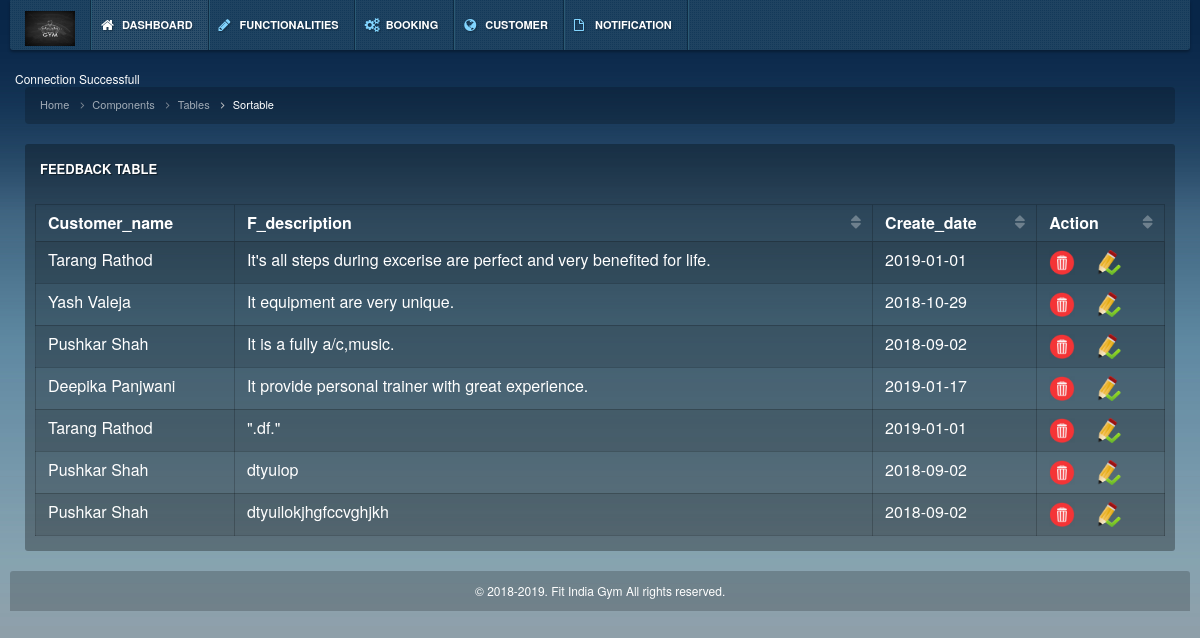
Screenshot of /admin/feedback_tbl.php with the database file from the repository.
### tables this page shows
CREATE TABLE `feedback` (
  `F_id` int(11) NOT NULL,
  `C_id` int(11) NOT NULL,
  `F_description` varchar(150) NOT NULL,
  `Create_date` date NOT NULL
);

CREATE TABLE `customer` (
  `C_id` int(11) NOT NULL,
  `F_name` varchar(15) NOT NULL,
  `L_name` varchar(15) NOT NULL,
  `Address` varchar(120) NOT NULL,
  `Email` varchar(30) NOT NULL,
  `Contact_no` varchar(13) NOT NULL,
  `Gender` tinyint(1) NOT NULL,
  `User_name` varchar(20) NOT NULL,
  `Password` varchar(20) NOT NULL,
  `Area_id` int(11) NOT NULL,
  `Create_date` date NOT NULL,
  `is_Admin` int(11) NOT NULL,
  `otp` int(8) NOT NULL,
  `otpused` int(8) NOT NULL,
  `status` int(3) NOT NULL
);

### admin/feedback_tbl.php (the view, shortened to what this page needs)
<?php
include("header.php");
?>
<?php
	require_once('../config/connection.php')?>
<!DOCTYPE html>
<html lang="en">
<head>
    <link href="css/stylesheets.css" rel="stylesheet" type="text/css">
</head>
<body class="bg-img-num1">
    <div class="container">
        <div class="row">
            <div class="col-md-12">
                <ol class="breadcrumb">
                    <li><a href="#">Home</a></li>
                    <li><a href="#">Components</a></li>
                    <li><a href="#">Tables</a></li>
                    <li class="active">Sortable</li>
                </ol>
            </div>
        </div>
        <div class="row">
            <div class="col-md-12">
                <div class="block">
                    <div class="header">
                        <h2>Feedback Table</h2>
                    </div>
                    <div class="content">
                        <table cellpadding="0" cellspacing="0" width="100%" class="table table-bordered table-striped sortable_default">
                            <thead>
	<th> 	Customer_name </th>
	<th> 	F_description </th>
	<th> Create_date </th>
	<th> Action	 </th>
                            </thead>
                            <tbody>
                                		<?php
												$sql="Select * from feedback f join customer c where f.C_id=c.C_id";
												$result=mysqli_query($conn,$sql);
												while($row = mysqli_fetch_array($result))
												{
													echo "<tr>";
												echo "<td>" . $row['F_name'] ." ".$row['L_name']. "</td>";
												echo "<td>" . $row['F_description'] . "</td>";
												echo "<td>" . $row['Create_date'] . "</td>";
												echo "<td> <a href=\"delete_feed.php?id=$row[F_id]\"><img
												src=\"img/delete2.png\"   height='25'/> </a> &nbsp; &nbsp;
												<a href=\"updatetext.php?id=$row[F_id]\"><img
												src=\"img/edit1.png\"   height='25'/> </a></td>";
												echo "</tr>";
												}
												?>
                            </tbody>
                        </table>
                    </div>
                </div>
            </div>
        </div>
    </div>
</body>
</html>
<?php
include("footer.php");
?>

### admin/css/stylesheet.css (style rules this page uses)
html { height: 100%; min-height: 100%; }
body { background: url('../img/background/bg_num1.jpg') left top repeat-x #082648; font-family: 'Helvetica Neue', 'Helvetica', Arial, sans-serif; color: #FFF; height: 100%; min-height: 100%; font-size: 12px; }
a { color: #FFF; outline: 0 !important; }
.container { max-width: none !important; width: 100%; }
[class^='col-xs-'], [class^='col-sm-'], [class^='col-md-'], [class^='col-lg-'] { position: relative;min-height: 1px;padding-left: 10px;padding-right: 10px; }
.block .user .info .informer, .block .head h2, .block .header h2, .block .head-panel .hp-info { text-shadow: 1px 1px 1px rgba(0,0,0,0.5); }
.block > div:first-child { -moz-border-top-left-radius: 3px; -webkit-border-top-left-radius: 3px; border-top-left-radius: 3px; -moz-border-top-right-radius: 3px; -webkit-border-top-right-radius: 3px; border-top-right-radius: 3px; }
.block > div:last-child { -moz-border-bottom-left-radius: 3px; -webkit-border-bottom-left-radius: 3px; border-bottom-left-radius: 3px; -moz-border-bottom-right-radius: 3px; -webkit-border-bottom-right-radius: 3px; border-bottom-right-radius: 3px; }
.block { margin-bottom: 20px; float: left; width: 100%; position: relative; }
.block .header, .block .content, .block .footer, .block .toolbar, .block .header.header-default, .block .content.content-default, .block .toolbar.toolbar-default, .block .footer.footer-defaut { background: rgba(0,0,0,0.3); float: left; width: 100%; }
.block .header, .block .footer, .block .toolbar { padding: 10px; }
.block .header { padding: 10px 15px; }
.block .header h2, .block .head h2 { font-size: 13px; color: #FFF; padding: 0px; margin: 0px; display: block; float: left; text-transform: uppercase; font-weight: bold; }
.block .content { padding: 10px; }
.block .footer, .block .header, .block .toolbar, .block .head,.block .header h2, .block .head h2 { line-height: 30px; }
h2 { font-size: 23px; }
h1,h2,h3,h4,h5,h6 { margin-top: 0px; margin-bottom: 10px; }
.table { margin-bottom: 0px; }
.table thead>tr>th,.table thead>tr>th, .table tbody>tr>th, .table tfoot>tr>th, .table thead>tr>td, .table tbody>tr>td, .table tfoot>tr>td, .table-bordered, .table-bordered>thead>tr>th, .table-bordered>tbody>tr>th, .table-bordered>tfoot>tr>th, .table-bordered>thead>tr>td, .table-bordered>tbody>tr>td, .table-bordered>tfoot>tr>td { border-color: rgba(0,0,0,0.2); line-height: 20px; padding-left: 12px; padding-right: 12px; }
.table thead>tr>th { border-bottom: 0px; }
.table-striped>tbody>tr:nth-child(odd) { background: none; }
.table-striped>tbody>tr:nth-child(odd)>td, .table-striped>tbody>tr:nth-child(odd)>th { background: rgba(0,0,0,0.1); }
.breadcrumb { background: rgba(0,0,0,0.2); color: #FFF; padding: 10px 15px; font-size: 11px; }
.breadcrumb > li+li:before { content: "\f105"; font-family: 'FontAwesome'; padding: 0px 8px; }
.breadcrumb > li { color: #FFF; opacity: 0.6; filter: alpha(opacity=60); }
.breadcrumb > li.active { opacity: 1; filter: alpha(opacity=100); color: #FFF; }
.dataTable { float: left; border-bottom: 1px solid #DAE1E8; margin-bottom: 5px; }
.sorting_desc,.sorting_asc,.sorting { position: relative; cursor: pointer; }
.sorting:before,.sorting_desc:before,.sorting_asc:before { float: right; font-family: 'FontAwesome'; opacity: 0.9; filter: alpha(opacity=90); }
.sorting:before { content: "\f0dc"; opacity: 0.3; filter: alpha(opacity=30); }

### admin/css/backgrounds.css (style rules this page uses)
.bg-img-num1 { background: url('../img/background/bg_num1.jpg') left top repeat-x #082648; }

### rows the page displays
feedback: C.F_name "Tarang", C.L_name "Rathod", F_description "It's all steps during excerise are perfect and very benefited for life.", C.Create_date "2019-01-01"
feedback: C.F_name "Yash", C.L_name "Valeja", F_description "It equipment are very unique.", C.Create_date "2018-10-29"
feedback: C.F_name "Pushkar", C.L_name "Shah", F_description "It is a fully a/c,music.", C.Create_date "2018-09-02"
feedback: C.F_name "Deepika", C.L_name "Panjwani", F_description "It provide personal trainer with great experience.", C.Create_date "2019-01-17"
feedback: C.F_name "Tarang", C.L_name "Rathod", F_description "\".df.\"", C.Create_date "2019-01-01"
feedback: C.F_name "Pushkar", C.L_name "Shah", F_description "dtyuiop", C.Create_date "2018-09-02"
feedback: C.F_name "Pushkar", C.L_name "Shah", F_description "dtyuilokjhgfccvghjkh", C.Create_date "2018-09-02"
